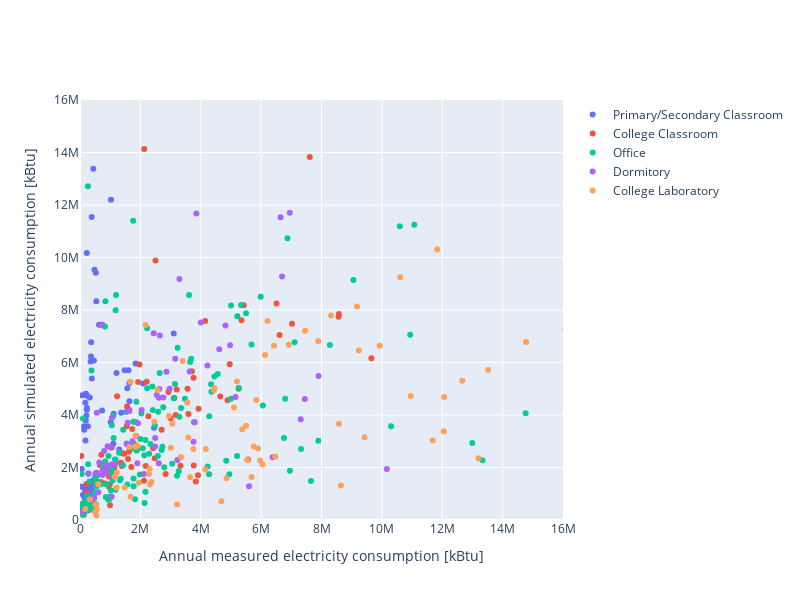

Notebook cell for this chart:
### Code cell
entries = df_summary.primaryspaceusage.unique()
fig = go.Figure()

for entry in entries:
    df_filtered = df_summary[df_summary['primaryspaceusage'] == entry]
    
    fig.add_trace(go.Scatter(
        x=df_filtered.elec_kbtu_measured, 
        y=df_filtered.elec_kbtu_simulated,
        mode='markers',
        name=entry,
    ))
    

fig.update_layout(
    width = 800,
    height = 600,
    xaxis = dict(
        range = [0, 16000000],
        title_text = 'Annual measured electricity consumption [kBtu]',
        nticks=10,
    ),
    yaxis = dict(
        range = [0, 16000000],
        title_text = 'Annual simulated electricity consumption [kBtu]',
        nticks=10,
    ),
)

fig.show()
